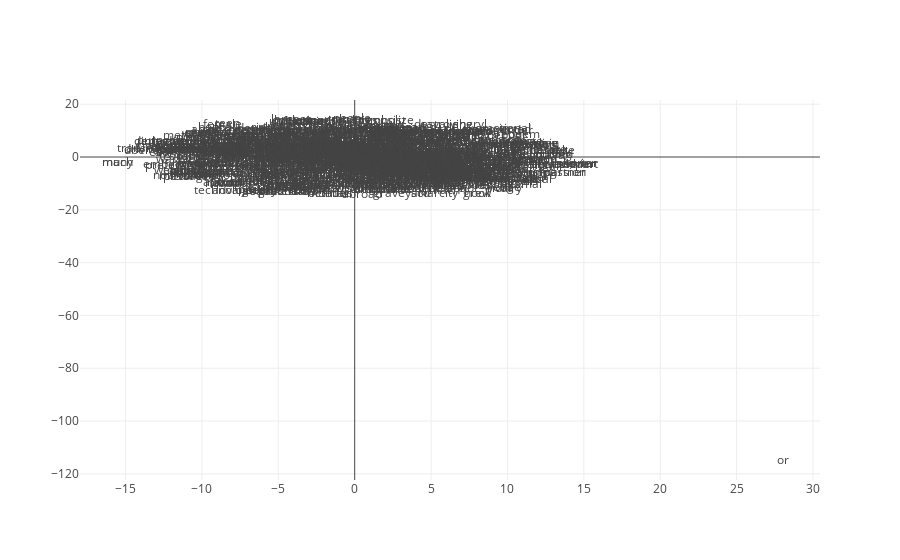

The notebook cell this image was saved under:
### Code cell
# Plot
trace = go.Scatter(
    x = Y[:,0],
    y = Y[:,1],
    text = list(wanted_vocab),
    mode='text'
)

data = [trace]

# Plot and embed in ipython notebook!
iplot(data, filename='basic-scatter')

### Figure 1 — Plotly figure (JSON) as saved in the notebook; plotly's stock layout.template omitted (floating-point values rounded to 4 significant figures; data arrays with more than 128 entries replaced by an {"elided": "..."} marker saying what was removed)
{"data": [{"mode": "text", "text": {"elided": "1000 str values"}, "type": "scatter", "uid": "16fa2f6a-b5bd-4764-8b17-0a4540bdc36d", "x": {"elided": "1000 float values"}, "y": {"elided": "1000 float values"}}], "layout": {}}
